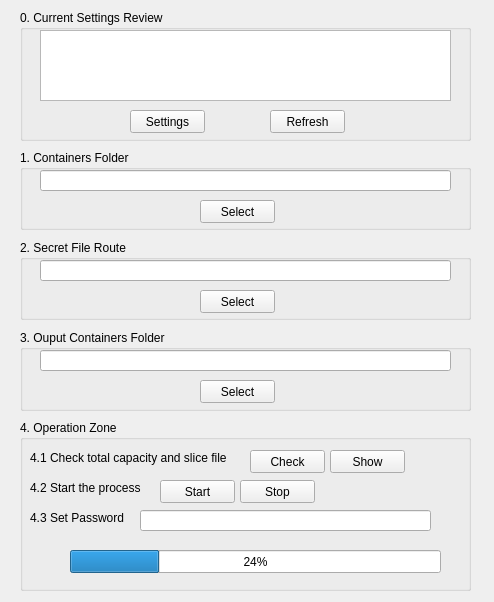
<?xml version="1.0" encoding="UTF-8"?>
<ui version="4.0">
 <class>bulk_encode</class>
 <widget class="QWidget" name="bulk_encode">
  <property name="geometry">
   <rect>
    <x>0</x>
    <y>0</y>
    <width>494</width>
    <height>602</height>
   </rect>
  </property>
  <property name="windowTitle">
   <string>Bulk Encoder</string>
  </property>
  <widget class="QGroupBox" name="groupBox">
   <property name="geometry">
    <rect>
     <x>20</x>
     <y>10</y>
     <width>451</width>
     <height>131</height>
    </rect>
   </property>
   <property name="title">
    <string>0. Current Settings Review</string>
   </property>
   <widget class="QPushButton" name="pushButton_3">
    <property name="geometry">
     <rect>
      <x>110</x>
      <y>100</y>
      <width>75</width>
      <height>23</height>
     </rect>
    </property>
    <property name="text">
     <string>Settings</string>
    </property>
   </widget>
   <widget class="QPushButton" name="pushButton_4">
    <property name="geometry">
     <rect>
      <x>250</x>
      <y>100</y>
      <width>75</width>
      <height>23</height>
     </rect>
    </property>
    <property name="text">
     <string>Refresh</string>
    </property>
   </widget>
   <widget class="QTextEdit" name="textEdit">
    <property name="geometry">
     <rect>
      <x>20</x>
      <y>20</y>
      <width>411</width>
      <height>71</height>
     </rect>
    </property>
    <property name="font">
     <font>
      <pointsize>12</pointsize>
     </font>
    </property>
   </widget>
  </widget>
  <widget class="QGroupBox" name="groupBox_2">
   <property name="geometry">
    <rect>
     <x>20</x>
     <y>150</y>
     <width>451</width>
     <height>80</height>
    </rect>
   </property>
   <property name="title">
    <string>1. Containers Folder</string>
   </property>
   <widget class="QLineEdit" name="lineEdit_2">
    <property name="geometry">
     <rect>
      <x>20</x>
      <y>20</y>
      <width>411</width>
      <height>21</height>
     </rect>
    </property>
   </widget>
   <widget class="QPushButton" name="pushButton_8">
    <property name="geometry">
     <rect>
      <x>180</x>
      <y>50</y>
      <width>75</width>
      <height>23</height>
     </rect>
    </property>
    <property name="text">
     <string>Select</string>
    </property>
   </widget>
  </widget>
  <widget class="QGroupBox" name="groupBox_3">
   <property name="geometry">
    <rect>
     <x>20</x>
     <y>240</y>
     <width>451</width>
     <height>80</height>
    </rect>
   </property>
   <property name="title">
    <string>2. Secret File Route</string>
   </property>
   <widget class="QLineEdit" name="lineEdit">
    <property name="geometry">
     <rect>
      <x>20</x>
      <y>20</y>
      <width>411</width>
      <height>21</height>
     </rect>
    </property>
   </widget>
   <widget class="QPushButton" name="pushButton_7">
    <property name="geometry">
     <rect>
      <x>180</x>
      <y>50</y>
      <width>75</width>
      <height>23</height>
     </rect>
    </property>
    <property name="text">
     <string>Select</string>
    </property>
   </widget>
  </widget>
  <widget class="QGroupBox" name="groupBox_4">
   <property name="geometry">
    <rect>
     <x>20</x>
     <y>420</y>
     <width>451</width>
     <height>171</height>
    </rect>
   </property>
   <property name="title">
    <string>4. Operation Zone</string>
   </property>
   <widget class="QLabel" name="label">
    <property name="geometry">
     <rect>
      <x>10</x>
      <y>30</y>
      <width>221</width>
      <height>16</height>
     </rect>
    </property>
    <property name="text">
     <string>4.1 Check total capacity and slice file</string>
    </property>
   </widget>
   <widget class="QPushButton" name="pushButton">
    <property name="geometry">
     <rect>
      <x>230</x>
      <y>30</y>
      <width>75</width>
      <height>23</height>
     </rect>
    </property>
    <property name="text">
     <string>Check</string>
    </property>
   </widget>
   <widget class="QPushButton" name="pushButton_2">
    <property name="geometry">
     <rect>
      <x>310</x>
      <y>30</y>
      <width>75</width>
      <height>23</height>
     </rect>
    </property>
    <property name="text">
     <string>Show</string>
    </property>
   </widget>
   <widget class="QLabel" name="label_2">
    <property name="geometry">
     <rect>
      <x>10</x>
      <y>60</y>
      <width>221</width>
      <height>16</height>
     </rect>
    </property>
    <property name="text">
     <string>4.2 Start the process</string>
    </property>
   </widget>
   <widget class="QProgressBar" name="progressBar">
    <property name="geometry">
     <rect>
      <x>50</x>
      <y>130</y>
      <width>371</width>
      <height>23</height>
     </rect>
    </property>
    <property name="value">
     <number>24</number>
    </property>
   </widget>
   <widget class="QPushButton" name="pushButton_5">
    <property name="geometry">
     <rect>
      <x>140</x>
      <y>60</y>
      <width>75</width>
      <height>23</height>
     </rect>
    </property>
    <property name="text">
     <string>Start</string>
    </property>
   </widget>
   <widget class="QPushButton" name="pushButton_6">
    <property name="geometry">
     <rect>
      <x>220</x>
      <y>60</y>
      <width>75</width>
      <height>23</height>
     </rect>
    </property>
    <property name="text">
     <string>Stop</string>
    </property>
   </widget>
   <widget class="QLabel" name="label_3">
    <property name="geometry">
     <rect>
      <x>10</x>
      <y>90</y>
      <width>111</width>
      <height>16</height>
     </rect>
    </property>
    <property name="text">
     <string>4.3 Set Password</string>
    </property>
   </widget>
   <widget class="QLineEdit" name="lineEdit_3">
    <property name="geometry">
     <rect>
      <x>120</x>
      <y>90</y>
      <width>291</width>
      <height>21</height>
     </rect>
    </property>
   </widget>
  </widget>
  <widget class="QGroupBox" name="groupBox_5">
   <property name="geometry">
    <rect>
     <x>20</x>
     <y>330</y>
     <width>451</width>
     <height>81</height>
    </rect>
   </property>
   <property name="title">
    <string>3. Ouput Containers Folder</string>
   </property>
   <widget class="QLineEdit" name="lineEdit_4">
    <property name="geometry">
     <rect>
      <x>20</x>
      <y>20</y>
      <width>411</width>
      <height>21</height>
     </rect>
    </property>
   </widget>
   <widget class="QPushButton" name="pushButton_9">
    <property name="geometry">
     <rect>
      <x>180</x>
      <y>50</y>
      <width>75</width>
      <height>23</height>
     </rect>
    </property>
    <property name="text">
     <string>Select</string>
    </property>
   </widget>
  </widget>
 </widget>
 <resources/>
 <connections/>
</ui>
